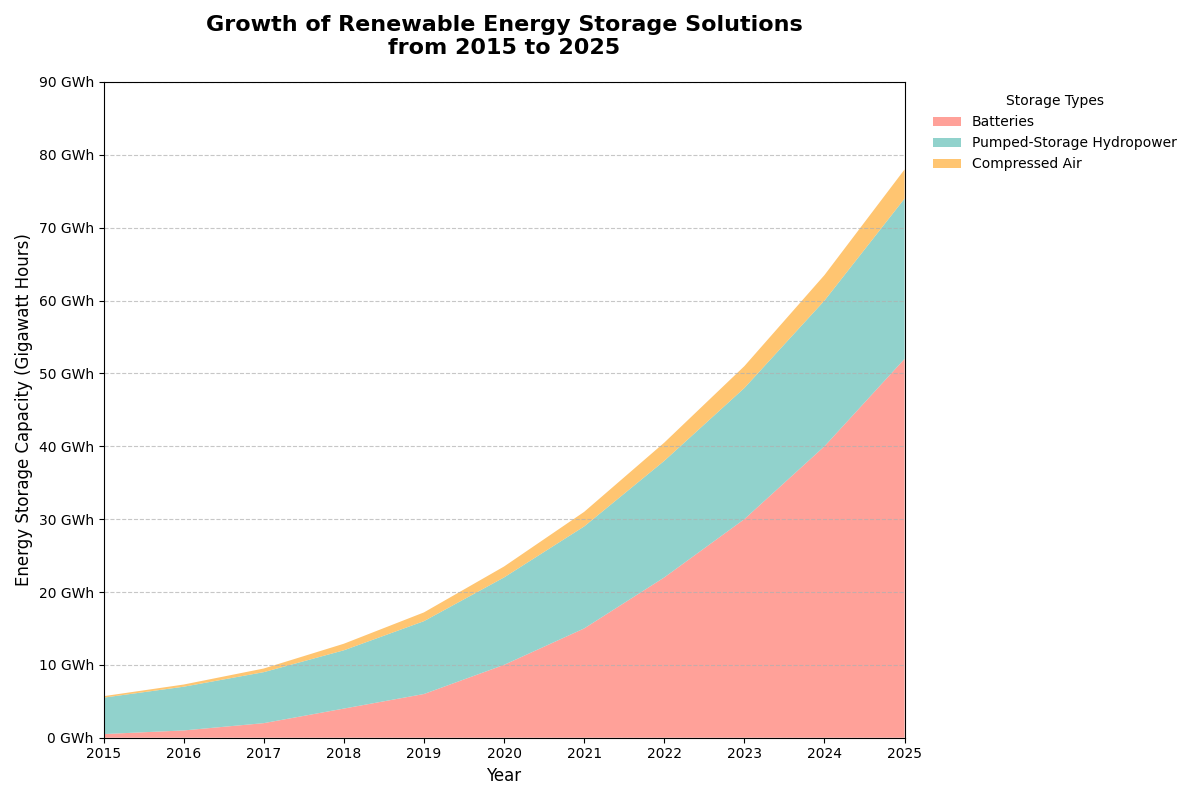

Write the Python code that produced this figure.
import matplotlib.pyplot as plt
import numpy as np

years = np.arange(2015, 2026)

batteries = [0.5, 1, 2, 4, 6, 10, 15, 22, 30, 40, 52]
pumped_storage = [5, 6, 7, 8, 10, 12, 14, 16, 18, 20, 22]
compressed_air = [0.2, 0.3, 0.5, 0.9, 1.2, 1.5, 2, 2.5, 3, 3.5, 4]

storage_data = np.array([batteries, pumped_storage, compressed_air])

# Shuffled colors for each storage type
colors = ['#FF8A80', '#76C7C0', '#FFB74D']

fig, ax = plt.subplots(figsize=(12, 8))
ax.stackplot(years, storage_data, labels=["Batteries", "Pumped-Storage Hydropower", "Compressed Air"], 
             colors=colors, alpha=0.8)

ax.set_title("Growth of Renewable Energy Storage Solutions\nfrom 2015 to 2025", fontsize=16, fontweight='bold', pad=20)
ax.set_xlabel("Year", fontsize=12)
ax.set_ylabel("Energy Storage Capacity (Gigawatt Hours)", fontsize=12)
ax.set_xlim(years[0], years[-1])
ax.set_ylim(0, 90)
ax.set_xticks(years)
ax.yaxis.set_major_formatter(plt.FuncFormatter(lambda y, _: f'{int(y)} GWh'))

ax.legend(loc='upper left', title="Storage Types", bbox_to_anchor=(1.02, 1), fontsize=10, frameon=False)

ax.grid(axis='y', linestyle='--', alpha=0.7)

plt.tight_layout()
plt.show()
